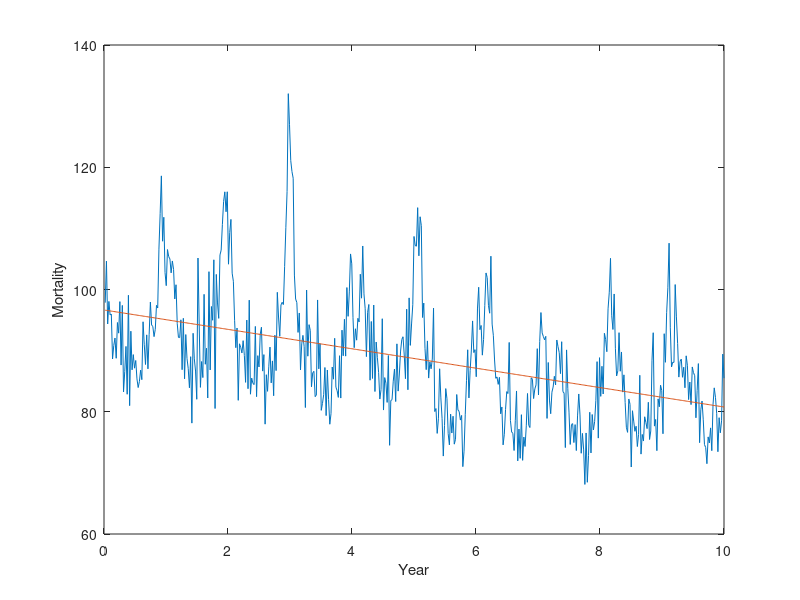

Here is the MATLAB script that generated this plot:
%compute coefficients for model 2.2 in Shumway
%to reproduce first line of table 2.2

%load mortality data
M =load('shumway_datasets/cmort_series.txt');

%model 1
q = 2;                %number of terms in regression
k=2;                  
n = numel(M);    
t = ((1:n)*10/n)'; %time sample points
%show data
plot(t,M);
xlabel('Year'); ylabel('Mortality'); 

%create regression matrix
Z = [ones(1,n);    %matrix of inputs
       t']';

%solve for betas
beta = (Z'*Z)\(Z'*M);
%create fit line
f = beta(1) + beta(2)*t;
hold on;
%plot fit line
plot(t,f);

SSE= ((M-f)'*(M-f));  %sum of square errors
MSE = SSE/(n-q);     %unbiased mean of SE

SSE1 = (M-mean(M))'*(M-mean(M));
R2 = (SSE1 - SSE)/SSE1;
sigma2 = SSE/n;
AIC = log(sigma2) + (n+2*k)/n;
BIC = log(sigma2) + k*log(n)/n;

